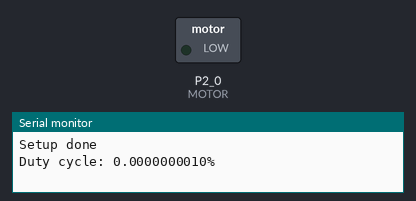
A sketch run on a simulated TI MSP430 LaunchPad. On the bench: switched loads named in the sketch (green lamp = pin HIGH), the last lines printed to the serial monitor.

Above: at 0.85 s.
At 3.15 s:
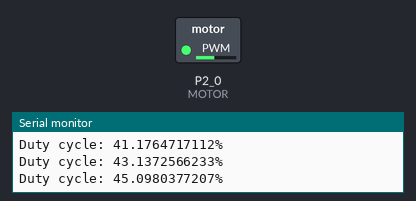
At 5.45 s:
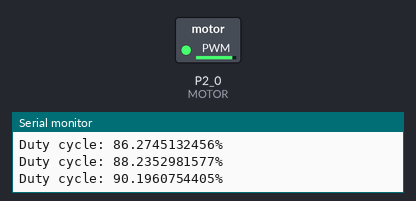
At 10.1 s:
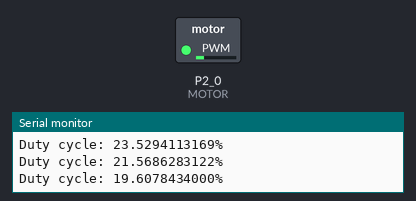
Timing chart, 0 to 14.1 s (numbered marks = the images above):
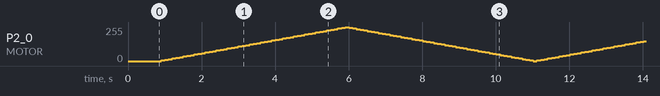

The sketch:

motor_test.ino
```cpp
/*
 * dynamics_data.ino
 *
 * Collects dynamics data (position) with
 * some varying (bounded) input PWM
 *
 * EE16B Fall 2016
 * John Maidens, Emily Naviasky & Nathaniel Mailoa
 *
 * EE16B Fall 2017
 * Andrew Blatner
 *
 * EE16B Spring 2019
 * Mia Mirkovic
 *
 */

#define MOTOR                P2_0  //P2_0

float pwm = 0;
int dir = 1;

void setup(void) {
  Serial.begin(38400);

  pinMode(MOTOR, OUTPUT);
  Serial.print("Setup done\n");
  reset_blinker();

  write_pwm(0); // Turn off motor

  reset_blinker();
}

void loop(void) {

  float duty_cycle = pwm/255*100;
  write_pwm(pwm);
  Serial.print("Duty cycle: ");
  Serial.print(duty_cycle,DEC);
  Serial.println("%");
  pwm = pwm + dir*5;
  if (pwm >= 255) {
    dir = -1;
  }
  if (pwm <= 0) {
    dir = 1;
  }
  delay(100);
}

/*---------------------------*/
/*     Helper functions      */
/*---------------------------*/

void write_pwm(int pwm) {
  analogWrite(MOTOR, (int) min(max(0, pwm), 255));
}

void reset_blinker(void) {
  //digitalWrite(RED_LED, HIGH);
  delay(100);
  //digitalWrite(RED_LED, LOW);
  //digitalWrite(GREEN_LED, HIGH);
  delay(100);
  //digitalWrite(RED_LED, HIGH);
  //digitalWrite(GREEN_LED, LOW);
  delay(100);
  //digitalWrite(RED_LED, LOW);
  //digitalWrite(GREEN_LED, HIGH);
  delay(100);
  //digitalWrite(GREEN_LED, LOW);
}
```
